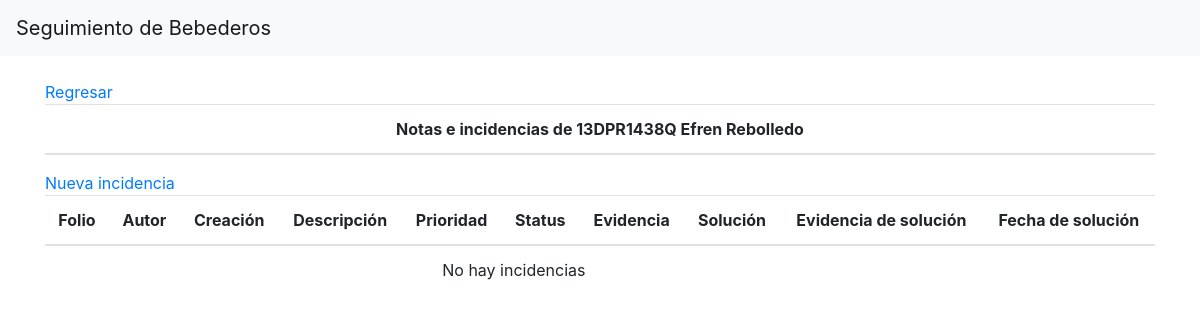
The app's page /escuela/13dpr1438q-efren-rebolledo/incidencias-y-notas/, older data.
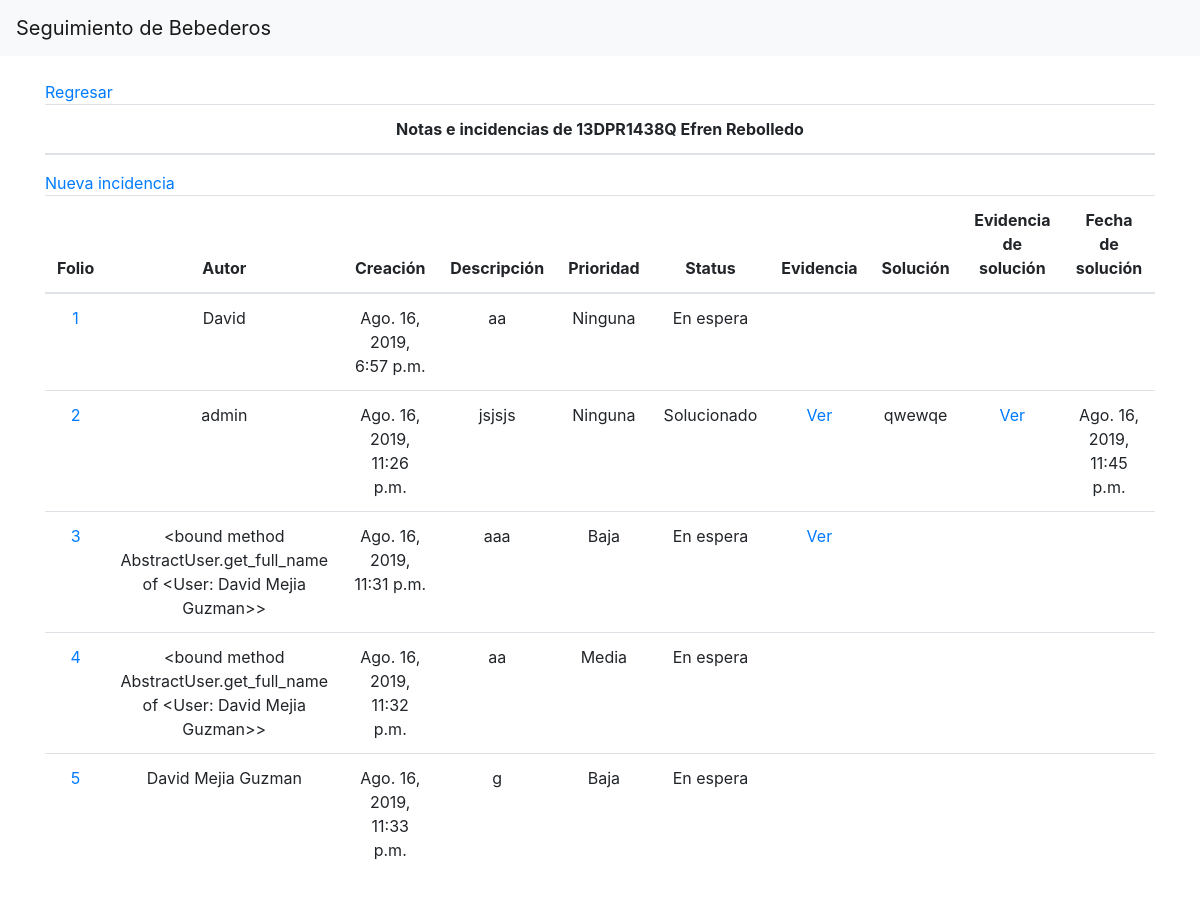
The same page, newer data.
### escuelas/models.py (models this page shows, shortened)
class Escuela(models.Model):
	entidad_convocatoria = models.ForeignKey(EntidadConvocatoria, on_delete=models.CASCADE)
	numero = models.IntegerField()
	cct = models.CharField(max_length=10)
	nombre = models.TextField()
	nivel_educativo = models.CharField(max_length=20, choices=nivel_choices)
	turno = models.CharField(max_length=20, default="Matutino", choices=turno_choices)
	plantilla_escolar = models.IntegerField()
	municipio = models.CharField(max_length=50)
	domicilio = models.TextField()
	localidad = models.CharField(max_length=50)
	director = models.CharField(max_length=50, blank=True, null=True)
	telefono = models.CharField(max_length=10, blank=True, null=True)
	esta_sustituida = models.BooleanField(default=False)
	es_sustitucion = models.BooleanField(default=False)
	lista = models.ForeignKey(Oficio, on_delete=models.CASCADE)
	slug = models.SlugField(max_length=50, blank=True, unique=True)
	def __str__(self):
		return '{} {}'.format(self.cct, self.nombre)

### incidencias/models.py (models this page shows, shortened)
class Incidencia(models.Model):
	status_choices = (
		("En espera", "En espera"),
		("Atendiendo", "Atendiendo"),
		("Solucionado", "Solucionado"),
		("No aplica", "No aplica"),
	)
	prioridad_choices = (
		("Ninguna", "Ninguna (Es una notificación)"),
		("Baja", "Baja"),
		("Media", "Media"),
		("Alta", "Alta"),
	)
	fase_choices = (
		("Primer análisis de agua", "Primer análisis de agua"),
		("Expediente técnico", "Expediente técnico"),
		("Construcción e instalación de Sistema bebedero", "Construcción e instalación de Sistema bebedero"),
		("Segundo análisis de agua", "Segundo análisis de agua"),
		("Mantenimientos", "Mantenimientos"),
	)
	escuela = models.ForeignKey(Escuela, on_delete=models.CASCADE)
	autor = models.CharField(max_length=50)
	descripcion = models.TextField(verbose_name="Descripción")
	status = models.CharField(max_length=30, default="En espera", choices=status_choices)
	prioridad = models.CharField(max_length=10, choices=prioridad_choices)
	solucion = models.TextField(verbose_name="Solución", null=True, blank=True)
	fecha_solucion = models.DateTimeField(verbose_name="Fecha de solucion", null=True, blank=True)
	creacion = models.DateTimeField(default=timezone.now, verbose_name="Fecha de creación")
	evidencia_incidencia = models.ImageField(upload_to="incidencias/%Y/%m/%d/", null=True, blank=True, verbose_name="Evidencia de incidencia")
	evidencia_solucion = models.ImageField(upload_to="incidencias/%Y/%m/%d/", null=True, blank=True, verbose_name="Evidencia de solución")
	class Meta:
		ordering = ['creacion']

### incidencias/views.py (the view)
# urls.py: path('escuela/<slug:slug>/incidencias-y-notas/', IncidenciaListView.as_view(), name='incidencia-list'),
class IncidenciaListView(ListView):
	model = Incidencia
	def get_context_data(self, **kwargs):
		context = super().get_context_data()
		escuela = Escuela.objects.get(slug=self.kwargs['slug'])
		context['escuela'] = escuela
		context['incidencias'] = Incidencia.objects.filter(escuela=escuela)
		return context

### incidencias/templates/incidencias/incidencia_list.html
{% extends 'base.html'%}
{% load bootstrap %}
{%block content%}
	<a href="{%url 'escuelas:escuela-detail' escuela.slug%}">Regresar</a>
	<div class="table-responsive text-center">
		<table class="table">
			<thead>
				<th>Notas e incidencias de {{escuela}}</th>
			</thead>
		</table>
	</div>
	<a href="{%url 'incidencias:incidencia-create' escuela.slug%}">Nueva incidencia</a>
	<div class="table-responsive text-center">
		<table class="table">
			<thead>
				<th>Folio</th>
				<th>Autor</th>
				<th>Creación</th>
				<th>Descripción</th>
				<th>Prioridad</th>
				<th>Status</th>
				<th>Evidencia</th>
				<th>Solución</th>
				<th>Evidencia de solución</th>
				<th>Fecha de solución</th>
			</thead>
			<tbody>
	{%for incidencia in incidencias%}
				<tr>
					<td><a href="{%url 'incidencias:incidencia-update' incidencia.pk%}">{{incidencia.pk}}</a></td>
					<td>{{incidencia.autor}}</td>
					<td>
					{{incidencia.creacion}}</td>
					<td>{{incidencia.descripcion}}</td>
					<td>{{incidencia.prioridad}}</td>
					<td>{{incidencia.status}}</td>
					<td>{%if incidencia.evidencia_incidencia%}<a href="{incidencia.evidencia_incidencia.url}}">Ver</a>{%endif%}</td>
					<td>{%if incidencia.solucion%}{{incidencia.solucion}}{%endif%}</td>
					<td>{%if incidencia.evidencia_solucion%}<a href="{{incidencia.evidencia_solucion.url}}">Ver</a>{%endif%}</td>
					<td>{%if incidencia.fecha_solucion%}{{incidencia.fecha_solucion}}{%endif%}</td>
				</tr>
	{%empty%}
				<tr>
					<td colspan="9">No hay incidencias</td>
				</tr>
	{%endfor%}
			</tbody>
		</table>
	</div>
{%endblock content%}

### templates/base.html (shortened to what this page needs)
<!DOCTYPE html>
<html>
<head>
	<link rel="stylesheet" href="https://stackpath.bootstrapcdn.com/bootstrap/4.3.1/css/bootstrap.min.css">
</head>
<body>
<nav class="navbar navbar-expand-lg navbar-light bg-light">
  <a class="navbar-brand" href="#">Seguimiento de Bebederos</a>
</nav>
<div class="container">
  <br>
	{%block content%}
	{%endblock content%}
  <br>
</div>
</body>
</html>

Row changes from the older to the newer data that the page shows:
added Incidencia: pk "1", autor "David", creacion "Ago. 16, 2019, 6:57 p.m.", descripcion "aa", prioridad "Ninguna", status "En espera"
added Incidencia: pk "2", autor "admin", creacion "Ago. 16, 2019, 11:26 p.m.", descripcion "jsjsjs", prioridad "Ninguna", status "Solucionado", shows "Ver", solucion "qwewqe", fecha_solucion "Ago. 16, 2019, 11:45 p.m."
added Incidencia: pk "3", autor "<bound method AbstractUser.get_full_name of <User: David Mejia Guzman>>", creacion "Ago. 16, 2019, 11:31 p.m.", descripcion "aaa", prioridad "Baja", status "En espera", shows "Ver"
added Incidencia: pk "4", autor "<bound method AbstractUser.get_full_name of <User: David Mejia Guzman>>", creacion "Ago. 16, 2019, 11:32 p.m.", descripcion "aa", prioridad "Media", status "En espera"
added Incidencia: pk "5", autor "David Mejia Guzman", creacion "Ago. 16, 2019, 11:33 p.m.", descripcion "g", prioridad "Baja", status "En espera"
Text that changed along with them:
text no longer shown: "No hay incidencias"
